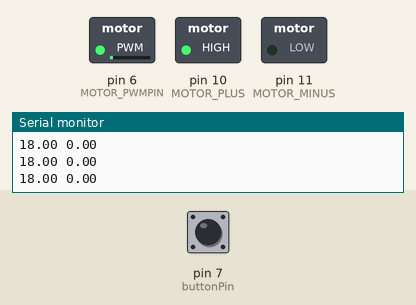
This sketch was run on a simulated Arduino Uno, built with avr-gcc and run on an emulated ATmega328P. Parts: switched loads named in the sketch (green lamp = pin HIGH), the last lines printed to the serial monitor. Inputs (shaded band) come from the test bench; at power-on: pin 7 (buttonPin) LOW.

Above: at 1.2 s.
1.3 s: pin 7 (buttonPin) pulled HIGH for 0.15 s
At 24.3 s:
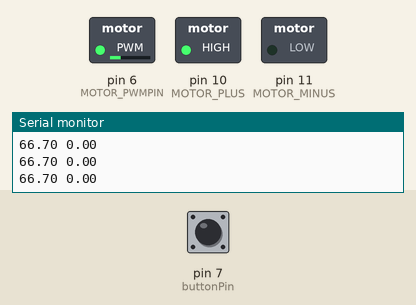
Timing chart, 0 to 26.2 s (numbered marks = the images above; inputs shaded):
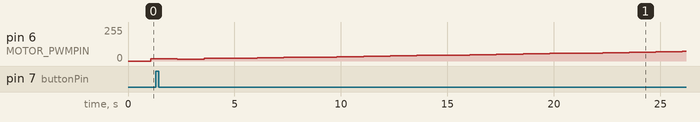

The sketch:

speed_control_of_dc_motor_using_pid_01March24.ino
```cpp
//int LDR_Val = 0;     /*Variable to store photoresistor value*/
//int sensor =A0;  /*Analogue pin for photoresistor*/
int counter=0;
//int led= 9;
float tachTime;
float previousmicros;
double rps;

int buttonPushCounter = 0;  // counter for the number of logic changes
int buttonState = 0;        // current state of the ldr_digital_logic_detection
int lastButtonState = 0;    // previous state of the ldr_logic_detection
const int buttonPin = 7;    //ldr digital pin connection

/////
int MOTOR_PWMPIN=6;
// Arduino digital pins for motor direction
int MOTOR_PLUS=10;
int MOTOR_MINUS=11;
double Set_Speed=1;
float Pwm_Value;
float p1=0;
float error;
double prev_error=0;
float de;
float diff;
float integral=0;
float kp=10;float kd=5; float ki=3;

void setup() {
    Serial.begin(9600);     /*Baud rate for serial communication*/
  //  pinMode(led, OUTPUT);   /*LED Pin set as output */
    pinMode(buttonPin, INPUT);
    pinMode(MOTOR_PWMPIN, OUTPUT);
    pinMode(MOTOR_PLUS, OUTPUT);
    pinMode(MOTOR_MINUS, OUTPUT);
    digitalWrite(MOTOR_PLUS, HIGH);
    digitalWrite(MOTOR_MINUS, LOW);

}
void loop()
        {
             buttonState = digitalRead(buttonPin);
            //LDR_Val = analogRead(sensor);   /*Analog read LDR value*/
             //digitalWrite(led,HIGH);

             if (buttonState != lastButtonState)
             {
                if (buttonState == HIGH)  //detecting rising edge
                {
                 buttonPushCounter++;
                }

             }

          lastButtonState = buttonState;
          counter=counter+1;
          //delayMicroseconds(800);
          delay(5);  // This gives enough time for calc of rps
          //Serial.println(counter);
          if(counter%100==0)
          {
              //Serial.println(buttonPushCounter);
              tachTime = millis() - previousmicros;
              previousmicros = millis();
              rps = float(buttonPushCounter*1000)/(8*tachTime);//RPS CALC

             //  Serial.println("rps=");
             error=Set_Speed-rps;
             integral=integral+error;
  //          if(integral>50)
  //            integral=50;
  //          if(integral<-50)
  //            integral=-50;
             de=error-prev_error;
             diff=de;

            Pwm_Value=kp*error+ki*(integral)+kd*diff; //PID Calculation
            p1=Pwm_Value;
            prev_error=error;
            if(p1>255)
             { p1=255;} //limiting pwm value when it goes beyond the 255

            analogWrite(MOTOR_PWMPIN,p1);//In generalPWM VALUES of 55->3v,90->6v ,140->8v (out1-out2)V
            counter=0; //reset count for every 100 loops
            buttonPushCounter=0;//reset buttonPushCounter for every 100 loops
          }

      Serial.print(p1);
      Serial.print(" ");
      Serial.println(rps);
    }
```
